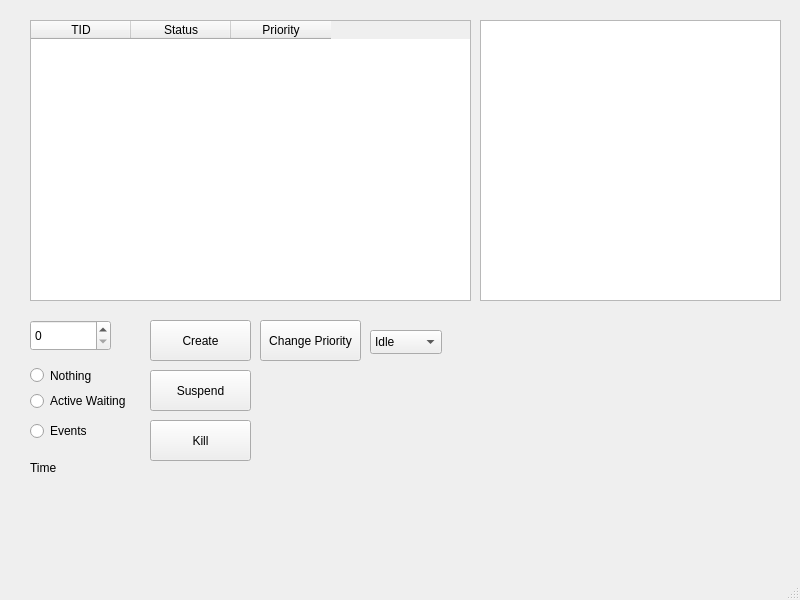
<?xml version="1.0" encoding="UTF-8"?>
<ui version="4.0">
 <class>MainWindow</class>
 <widget class="QMainWindow" name="MainWindow">
  <property name="geometry">
   <rect>
    <x>0</x>
    <y>0</y>
    <width>800</width>
    <height>600</height>
   </rect>
  </property>
  <property name="windowTitle">
   <string>MainWindow</string>
  </property>
  <widget class="QWidget" name="centralwidget">
   <widget class="QTableWidget" name="tableWidget">
    <property name="geometry">
     <rect>
      <x>30</x>
      <y>20</y>
      <width>441</width>
      <height>281</height>
     </rect>
    </property>
    <column>
     <property name="text">
      <string>TID</string>
     </property>
    </column>
    <column>
     <property name="text">
      <string>Status</string>
     </property>
    </column>
    <column>
     <property name="text">
      <string>Priority</string>
     </property>
    </column>
   </widget>
   <widget class="QTextBrowser" name="textBrowser">
    <property name="geometry">
     <rect>
      <x>480</x>
      <y>20</y>
      <width>301</width>
      <height>281</height>
     </rect>
    </property>
   </widget>
   <widget class="QSpinBox" name="spinBox">
    <property name="geometry">
     <rect>
      <x>30</x>
      <y>320</y>
      <width>81</width>
      <height>31</height>
     </rect>
    </property>
   </widget>
   <widget class="QRadioButton" name="radioButton_3">
    <property name="geometry">
     <rect>
      <x>30</x>
      <y>360</y>
      <width>101</width>
      <height>31</height>
     </rect>
    </property>
    <property name="text">
     <string>Nothing</string>
    </property>
   </widget>
   <widget class="QRadioButton" name="radioButton">
    <property name="geometry">
     <rect>
      <x>30</x>
      <y>390</y>
      <width>111</width>
      <height>22</height>
     </rect>
    </property>
    <property name="text">
     <string>Active Waiting</string>
    </property>
   </widget>
   <widget class="QRadioButton" name="radioButton_2">
    <property name="geometry">
     <rect>
      <x>30</x>
      <y>420</y>
      <width>91</width>
      <height>22</height>
     </rect>
    </property>
    <property name="text">
     <string>Events</string>
    </property>
   </widget>
   <widget class="QPushButton" name="pushButton_Create">
    <property name="geometry">
     <rect>
      <x>150</x>
      <y>320</y>
      <width>101</width>
      <height>41</height>
     </rect>
    </property>
    <property name="text">
     <string>Create</string>
    </property>
   </widget>
   <widget class="QPushButton" name="pushButton_Status">
    <property name="geometry">
     <rect>
      <x>150</x>
      <y>370</y>
      <width>101</width>
      <height>41</height>
     </rect>
    </property>
    <property name="text">
     <string>Suspend</string>
    </property>
   </widget>
   <widget class="QPushButton" name="pushButton_2">
    <property name="geometry">
     <rect>
      <x>150</x>
      <y>420</y>
      <width>101</width>
      <height>41</height>
     </rect>
    </property>
    <property name="text">
     <string>Kill</string>
    </property>
   </widget>
   <widget class="QLabel" name="label">
    <property name="geometry">
     <rect>
      <x>30</x>
      <y>460</y>
      <width>49</width>
      <height>16</height>
     </rect>
    </property>
    <property name="text">
     <string>Time</string>
    </property>
   </widget>
   <widget class="QLabel" name="label_2">
    <property name="geometry">
     <rect>
      <x>80</x>
      <y>460</y>
      <width>501</width>
      <height>16</height>
     </rect>
    </property>
    <property name="text">
     <string/>
    </property>
   </widget>
   <widget class="QComboBox" name="comboBox">
    <property name="geometry">
     <rect>
      <x>370</x>
      <y>330</y>
      <width>72</width>
      <height>24</height>
     </rect>
    </property>
    <item>
     <property name="text">
      <string>Idle</string>
     </property>
    </item>
    <item>
     <property name="text">
      <string>Lowest</string>
     </property>
    </item>
    <item>
     <property name="text">
      <string>Below_Normal</string>
     </property>
    </item>
    <item>
     <property name="text">
      <string>Normal</string>
     </property>
    </item>
    <item>
     <property name="text">
      <string>Above_Normal</string>
     </property>
    </item>
    <item>
     <property name="text">
      <string>Highest</string>
     </property>
    </item>
    <item>
     <property name="text">
      <string>Critical</string>
     </property>
    </item>
   </widget>
   <widget class="QPushButton" name="pushButton">
    <property name="geometry">
     <rect>
      <x>260</x>
      <y>320</y>
      <width>101</width>
      <height>41</height>
     </rect>
    </property>
    <property name="text">
     <string>Change Priority</string>
    </property>
   </widget>
  </widget>
  <widget class="QMenuBar" name="menubar">
   <property name="geometry">
    <rect>
     <x>0</x>
     <y>0</y>
     <width>800</width>
     <height>21</height>
    </rect>
   </property>
  </widget>
  <widget class="QStatusBar" name="statusbar"/>
 </widget>
 <resources/>
 <connections/>
</ui>
